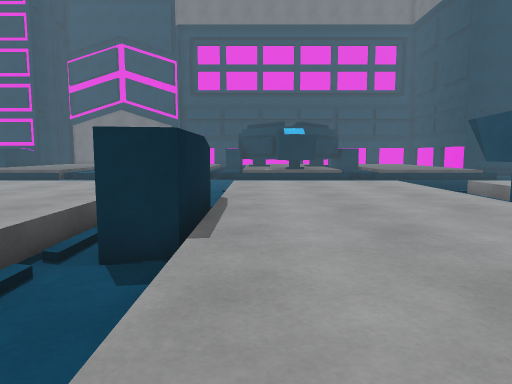
View 1 (above)

13 first-person views from a walk through a 3-D level made in the Unity game engine. The camera is 1.5 m above the floor, tilts 6° down and sees 70° across. The floor is counted in squares, 1 m on a side. Each view is taken from the middle of a square. On the plan, view 1 faces up. The plan holds only what a view shows up to about 16 squares ahead; the rest is blank. The place goes on beyond the plan. The player is left out. Door leaves are left out, so doorways stand open.

View 2
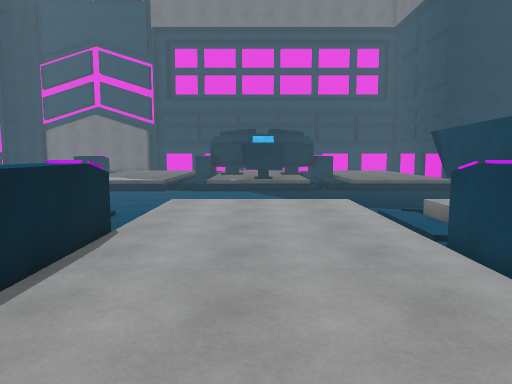

View 3
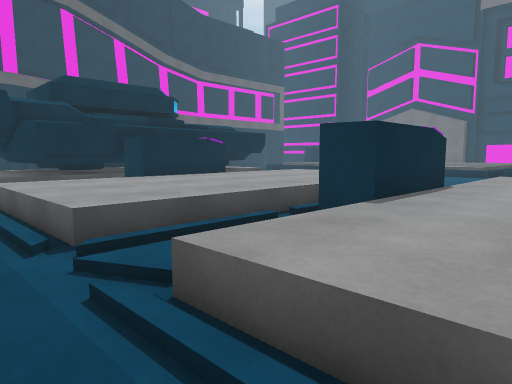

View 4
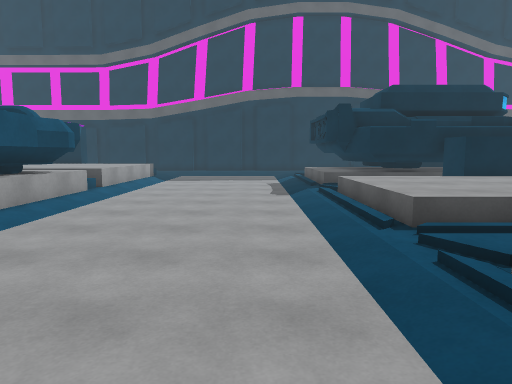

View 5
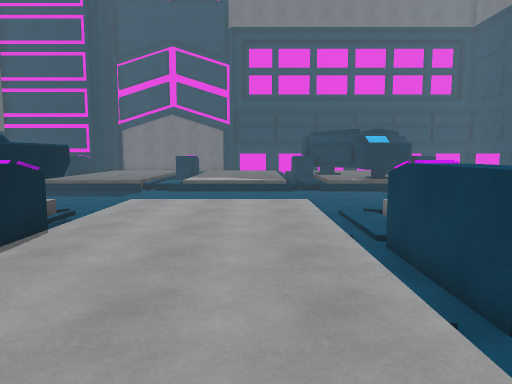

View 6
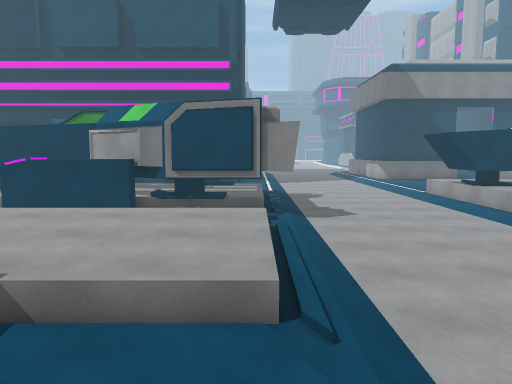

View 7
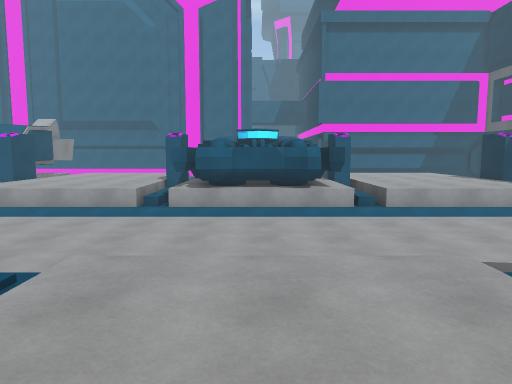

View 8
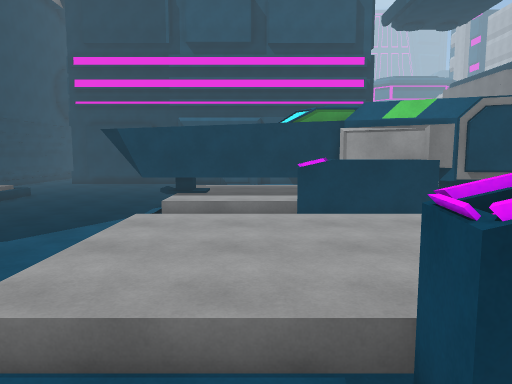

View 9
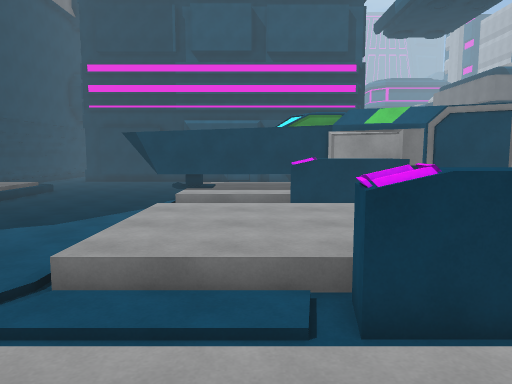

View 10
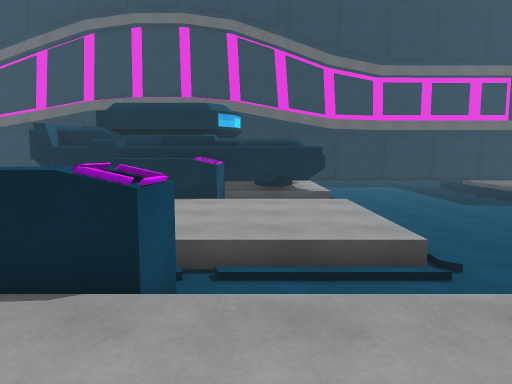

View 11
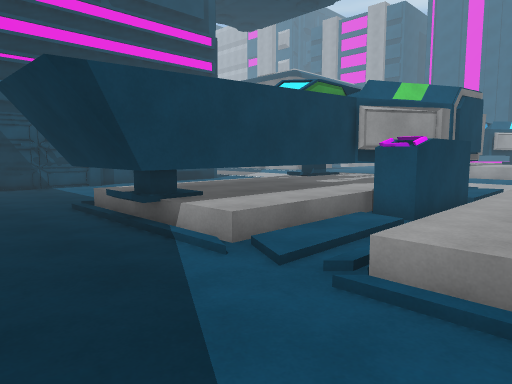

View 12
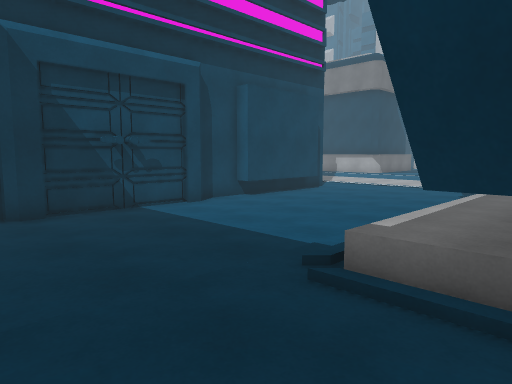

View 13
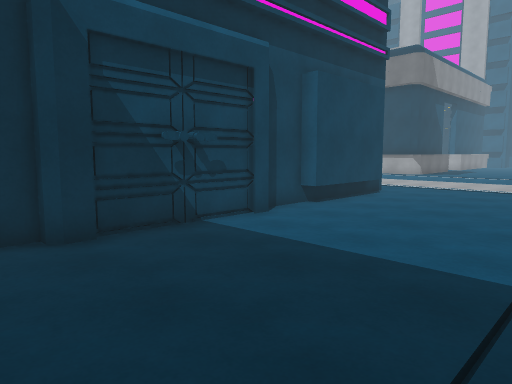

### Floor plan
Key: @ floor where view 1 was taken; # wall or solid block; . main floor; : floor 0.25 m higher than the main floor; - floor 0.25 m lower than the main floor; + floor 0.5 m higher than the main floor; / step, stairs or slope; = window, fence, low wall or low ledge; ^ raised ledge; O other object.
Columns run from 13 left of view 1 to 21 right of it. Each row starts with its distance up from view 1.
 17 ........ .....  .......... .
 16 .............. ...................#
 15 ..................................#
 14  .....................####........#
 13 O/////////////////////### //......#
 12  ##:/+++++///+++++///+##  +/......#
 11 ^##:/+++++///+++++///+#   +/......#
 10 ###:/+++++///+++++///+#   + ......#
  9  ###/+++++/##+++++/./+#   + ......#
  8    =/+++++/#^+++++/==+^  ^+ ......#
  7    =/+++++/#^+++++/=###     ......O
  6    =/+++++/#^+++++/=##      ......O
  5  ###/+++++/##+++++/##     # ......O
  4 ### /+++++///+++++//#     # ......O
  3 ### /+++++///+++++//#       ......
  2 ### /+++++///+++++//##      ......
  1 ##///+++++///+++++//##      ......
  0 //.//////////@/////.# ///     ...
 -1 -------------------------
 -2 -------------------------
 -3 -------------------------
 -4 -------------------------
 -5 -------------------------
 -6 -------------------------
 -7 -----------------  ------
 -8 ^^^#=#####=/^^^^^^  ^^^##
 -9 ^^^#### ###O^^^^^^    ^##
-10 ^^^      ##O^^^^^^^

Positions as (right, up) in squares from view 1, and headings:
1: (0, 0), facing up
2: (2, 1), facing up
3: (2, -1), facing up-left
4: (3, -2), facing left
5: (-5, 1), facing up
6: (-5, 1), facing right
7: (-6, 6), facing down
8: (-4, 10), facing right
9: (-6, 10), facing right
10: (3, 10), facing left
11: (3, 17), facing down-right
12: (11, 17), facing down-right
13: (14, 17), facing down-right
